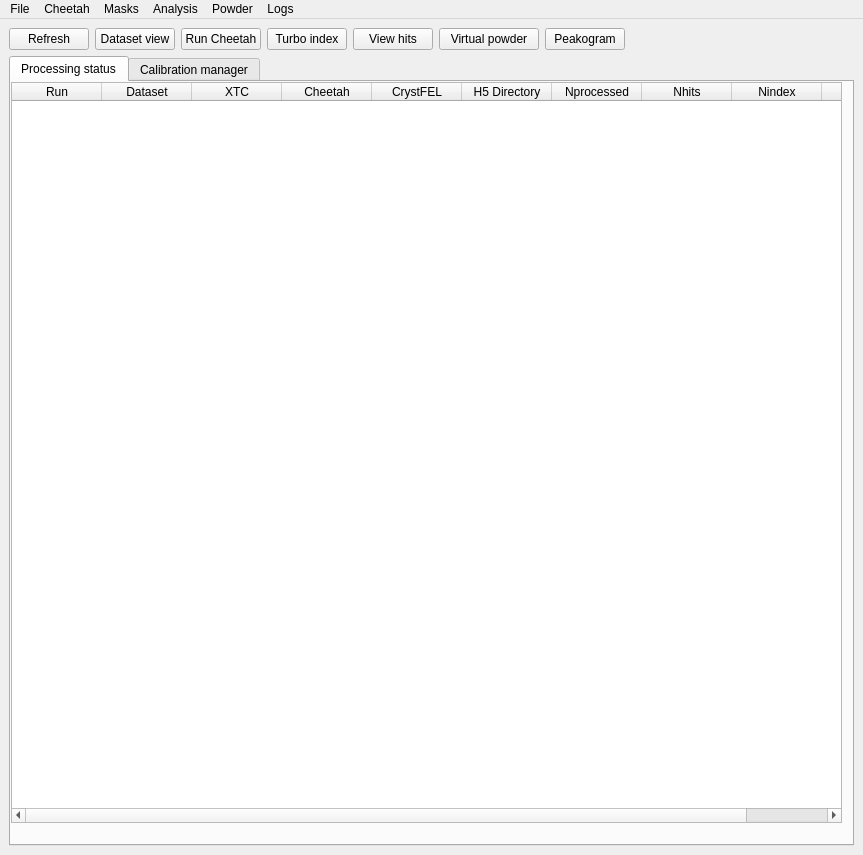
<?xml version="1.0" encoding="UTF-8"?>
<ui version="4.0">
 <class>MainWindow</class>
 <widget class="QMainWindow" name="MainWindow">
  <property name="geometry">
   <rect>
    <x>0</x>
    <y>0</y>
    <width>863</width>
    <height>855</height>
   </rect>
  </property>
  <property name="windowTitle">
   <string>MainWindow</string>
  </property>
  <widget class="QWidget" name="centralwidget">
   <layout class="QGridLayout" name="gridLayout">
    <item row="1" column="0">
     <layout class="QVBoxLayout" name="verticalLayout">
      <item>
       <layout class="QHBoxLayout" name="horizontalLayout">
        <property name="sizeConstraint">
         <enum>QLayout::SetFixedSize</enum>
        </property>
        <item>
         <widget class="QPushButton" name="button_refresh">
          <property name="sizePolicy">
           <sizepolicy hsizetype="Fixed" vsizetype="Fixed">
            <horstretch>0</horstretch>
            <verstretch>0</verstretch>
           </sizepolicy>
          </property>
          <property name="maximumSize">
           <size>
            <width>100</width>
            <height>32</height>
           </size>
          </property>
          <property name="text">
           <string>Refresh</string>
          </property>
         </widget>
        </item>
        <item>
         <widget class="QPushButton" name="button_view">
          <property name="sizePolicy">
           <sizepolicy hsizetype="Fixed" vsizetype="Fixed">
            <horstretch>0</horstretch>
            <verstretch>0</verstretch>
           </sizepolicy>
          </property>
          <property name="maximumSize">
           <size>
            <width>100</width>
            <height>16777215</height>
           </size>
          </property>
          <property name="text">
           <string>Dataset view</string>
          </property>
         </widget>
        </item>
        <item>
         <widget class="QPushButton" name="button_runCheetah">
          <property name="sizePolicy">
           <sizepolicy hsizetype="Fixed" vsizetype="Fixed">
            <horstretch>0</horstretch>
            <verstretch>0</verstretch>
           </sizepolicy>
          </property>
          <property name="maximumSize">
           <size>
            <width>100</width>
            <height>16777215</height>
           </size>
          </property>
          <property name="text">
           <string>Run Cheetah</string>
          </property>
         </widget>
        </item>
        <item>
         <widget class="QPushButton" name="button_index">
          <property name="enabled">
           <bool>true</bool>
          </property>
          <property name="sizePolicy">
           <sizepolicy hsizetype="Fixed" vsizetype="Fixed">
            <horstretch>0</horstretch>
            <verstretch>0</verstretch>
           </sizepolicy>
          </property>
          <property name="maximumSize">
           <size>
            <width>100</width>
            <height>16777215</height>
           </size>
          </property>
          <property name="text">
           <string>Turbo index</string>
          </property>
         </widget>
        </item>
        <item>
         <widget class="QPushButton" name="button_viewhits">
          <property name="sizePolicy">
           <sizepolicy hsizetype="Fixed" vsizetype="Fixed">
            <horstretch>0</horstretch>
            <verstretch>0</verstretch>
           </sizepolicy>
          </property>
          <property name="maximumSize">
           <size>
            <width>100</width>
            <height>16777215</height>
           </size>
          </property>
          <property name="text">
           <string>View hits</string>
          </property>
         </widget>
        </item>
        <item>
         <widget class="QPushButton" name="button_virtualpowder">
          <property name="enabled">
           <bool>true</bool>
          </property>
          <property name="sizePolicy">
           <sizepolicy hsizetype="Expanding" vsizetype="Fixed">
            <horstretch>0</horstretch>
            <verstretch>0</verstretch>
           </sizepolicy>
          </property>
          <property name="maximumSize">
           <size>
            <width>100</width>
            <height>16777215</height>
           </size>
          </property>
          <property name="text">
           <string>Virtual powder</string>
          </property>
         </widget>
        </item>
        <item>
         <widget class="QPushButton" name="button_virtualpowder_3">
          <property name="enabled">
           <bool>true</bool>
          </property>
          <property name="sizePolicy">
           <sizepolicy hsizetype="Fixed" vsizetype="Fixed">
            <horstretch>0</horstretch>
            <verstretch>0</verstretch>
           </sizepolicy>
          </property>
          <property name="maximumSize">
           <size>
            <width>100</width>
            <height>16777215</height>
           </size>
          </property>
          <property name="text">
           <string>Peakogram</string>
          </property>
         </widget>
        </item>
        <item>
         <spacer name="horizontalSpacer">
          <property name="orientation">
           <enum>Qt::Horizontal</enum>
          </property>
          <property name="sizeHint" stdset="0">
           <size>
            <width>40</width>
            <height>20</height>
           </size>
          </property>
         </spacer>
        </item>
       </layout>
      </item>
      <item>
       <layout class="QHBoxLayout" name="horizontalLayout2">
        <item>
         <widget class="QTabWidget" name="TabWidget">
          <property name="tabPosition">
           <enum>QTabWidget::North</enum>
          </property>
          <property name="tabShape">
           <enum>QTabWidget::Rounded</enum>
          </property>
          <property name="currentIndex">
           <number>0</number>
          </property>
          <widget class="QWidget" name="tab_status">
           <attribute name="title">
            <string>Processing status</string>
           </attribute>
           <widget class="QTableWidget" name="table_calibration">
            <property name="geometry">
             <rect>
              <x>0</x>
              <y>0</y>
              <width>831</width>
              <height>741</height>
             </rect>
            </property>
            <attribute name="horizontalHeaderDefaultSectionSize">
             <number>90</number>
            </attribute>
            <attribute name="horizontalHeaderHighlightSections">
             <bool>false</bool>
            </attribute>
            <column>
             <property name="text">
              <string>Run</string>
             </property>
            </column>
            <column>
             <property name="text">
              <string>Dataset</string>
             </property>
            </column>
            <column>
             <property name="text">
              <string>XTC</string>
             </property>
            </column>
            <column>
             <property name="text">
              <string>Cheetah</string>
             </property>
            </column>
            <column>
             <property name="text">
              <string>CrystFEL</string>
             </property>
            </column>
            <column>
             <property name="text">
              <string>H5 Directory</string>
             </property>
            </column>
            <column>
             <property name="text">
              <string>Nprocessed</string>
             </property>
            </column>
            <column>
             <property name="text">
              <string>Nhits</string>
             </property>
            </column>
            <column>
             <property name="text">
              <string>Nindex</string>
             </property>
            </column>
            <column>
             <property name="text">
              <string>Hitrate%</string>
             </property>
            </column>
           </widget>
          </widget>
          <widget class="QWidget" name="tab_calib">
           <attribute name="title">
            <string>Calibration manager</string>
           </attribute>
           <widget class="QTableWidget" name="table_calibration_2">
            <property name="geometry">
             <rect>
              <x>0</x>
              <y>0</y>
              <width>831</width>
              <height>741</height>
             </rect>
            </property>
            <attribute name="horizontalHeaderDefaultSectionSize">
             <number>90</number>
            </attribute>
            <attribute name="horizontalHeaderHighlightSections">
             <bool>false</bool>
            </attribute>
            <column>
             <property name="text">
              <string>Run</string>
             </property>
            </column>
            <column>
             <property name="text">
              <string>Dataset</string>
             </property>
            </column>
            <column>
             <property name="text">
              <string>cheetah.ini</string>
             </property>
            </column>
            <column>
             <property name="text">
              <string>Darkcal</string>
             </property>
            </column>
            <column>
             <property name="text">
              <string>Gaincal</string>
             </property>
            </column>
            <column>
             <property name="text">
              <string>Geometry</string>
             </property>
            </column>
            <column>
             <property name="text">
              <string>Badpixmask</string>
             </property>
            </column>
            <column>
             <property name="text">
              <string>Peakmask</string>
             </property>
            </column>
           </widget>
          </widget>
         </widget>
        </item>
       </layout>
      </item>
     </layout>
    </item>
   </layout>
  </widget>
  <widget class="QMenuBar" name="menuBar">
   <property name="geometry">
    <rect>
     <x>0</x>
     <y>0</y>
     <width>863</width>
     <height>22</height>
    </rect>
   </property>
   <widget class="QMenu" name="menuFile">
    <property name="title">
     <string>File</string>
    </property>
    <addaction name="menu_file_command"/>
    <addaction name="menu_file_startcrawler"/>
    <addaction name="menu_file_refreshtable"/>
    <addaction name="menu_file_autorefresh"/>
    <addaction name="separator"/>
    <addaction name="menu_file_quit"/>
   </widget>
   <widget class="QMenu" name="menuCheetah">
    <property name="title">
     <string>Cheetah</string>
    </property>
    <addaction name="menu_cheetah_processselected"/>
    <addaction name="menu_cheetah_relabel"/>
    <addaction name="menu_cheetah_autorun"/>
   </widget>
   <widget class="QMenu" name="menuAnalysis">
    <property name="title">
     <string>Analysis</string>
    </property>
    <addaction name="actionHit_rate_plot"/>
    <addaction name="actionResolution_plot"/>
    <addaction name="actionSaturation_check"/>
    <addaction name="actionPeakogram"/>
   </widget>
   <widget class="QMenu" name="menu_masks">
    <property name="title">
     <string>Masks</string>
    </property>
    <addaction name="menu_mask_badpixdark"/>
    <addaction name="menu_mask_badpixbright"/>
    <addaction name="menu_mask_combine"/>
    <addaction name="menu_mask_makecspadgain"/>
    <addaction name="menu_mask_translatecspadgain"/>
   </widget>
   <widget class="QMenu" name="menuPowder">
    <property name="title">
     <string>Powder</string>
    </property>
    <addaction name="actionPowderHits1"/>
    <addaction name="actionVirtual_powder_hits_class_1_detector_corrected_only"/>
    <addaction name="actionVirtual_powder_blanks_class_0_background_subtracted"/>
    <addaction name="actionVirtual_powder_blanks_class_0_detector_corrected_only"/>
    <addaction name="actionPeakfinder_virtual_powder_hits_class_1"/>
    <addaction name="actionPeakfinder_virtual_powder_blanks_class_0"/>
   </widget>
   <widget class="QMenu" name="menuLogs">
    <property name="title">
     <string>Logs</string>
    </property>
    <addaction name="actionBatch_log_file"/>
    <addaction name="actionCheetah_log_file"/>
    <addaction name="actionCheetah_status_file"/>
   </widget>
   <addaction name="menuFile"/>
   <addaction name="menuCheetah"/>
   <addaction name="menu_masks"/>
   <addaction name="menuAnalysis"/>
   <addaction name="menuPowder"/>
   <addaction name="menuLogs"/>
  </widget>
  <action name="menu_file_autorefresh">
   <property name="text">
    <string>Auto refresh table</string>
   </property>
  </action>
  <action name="menu_file_refreshtable">
   <property name="text">
    <string>Refresh table</string>
   </property>
  </action>
  <action name="menu_file_startcrawler">
   <property name="text">
    <string>Start crawler</string>
   </property>
  </action>
  <action name="menu_file_command">
   <property name="text">
    <string>Unlock command operations</string>
   </property>
  </action>
  <action name="menu_file_quit">
   <property name="text">
    <string>Quit</string>
   </property>
  </action>
  <action name="menu_mask_badpixdark">
   <property name="text">
    <string>Make bad pixel mask from darkcal</string>
   </property>
  </action>
  <action name="menu_mask_badpixbright">
   <property name="text">
    <string>Make bad pixel mask from brightfield</string>
   </property>
  </action>
  <action name="actionDefault_particle_display_settings">
   <property name="text">
    <string>Default particle display settings</string>
   </property>
  </action>
  <action name="actionHistogram_clip">
   <property name="checkable">
    <bool>true</bool>
   </property>
   <property name="checked">
    <bool>true</bool>
   </property>
   <property name="text">
    <string>Histogram clip</string>
   </property>
  </action>
  <action name="actionAuto_scale_levels">
   <property name="checkable">
    <bool>true</bool>
   </property>
   <property name="checked">
    <bool>true</bool>
   </property>
   <property name="text">
    <string>Clamp histogram scale </string>
   </property>
  </action>
  <action name="menu_cheetah_processselected">
   <property name="text">
    <string>Process selected runs</string>
   </property>
  </action>
  <action name="menu_cheetah_relabel">
   <property name="text">
    <string>Label or relable dataset</string>
   </property>
  </action>
  <action name="menu_cheetah_autorun">
   <property name="text">
    <string>Autorun when new data is ready</string>
   </property>
  </action>
  <action name="menu_mask_combine">
   <property name="text">
    <string>Combine masks</string>
   </property>
  </action>
  <action name="menu_mask_makecspadgain">
   <property name="text">
    <string>Create CSPAD gain map</string>
   </property>
  </action>
  <action name="menu_mask_translatecspadgain">
   <property name="text">
    <string>Translate CSPAD gain map</string>
   </property>
  </action>
  <action name="actionPeakogram">
   <property name="text">
    <string>Peakogram</string>
   </property>
  </action>
  <action name="actionSaturation_check">
   <property name="text">
    <string>Saturation check</string>
   </property>
  </action>
  <action name="actionHit_rate_plot">
   <property name="text">
    <string>Hit rate plot</string>
   </property>
  </action>
  <action name="actionResolution_plot">
   <property name="text">
    <string>Resolution plot</string>
   </property>
  </action>
  <action name="actionPowderHits1">
   <property name="text">
    <string>Virtual powder hits (class 1, background subtracted)</string>
   </property>
  </action>
  <action name="actionVirtual_powder_hits_class_1_detector_corrected_only">
   <property name="text">
    <string>Virtual powder hits (class 1, detector corrected only)</string>
   </property>
  </action>
  <action name="actionVirtual_powder_blanks_class_0_background_subtracted">
   <property name="text">
    <string>Virtual powder blanks (class 0, background subtracted)</string>
   </property>
  </action>
  <action name="actionVirtual_powder_blanks_class_0_detector_corrected_only">
   <property name="text">
    <string>Virtual powder blanks (class 0, detector corrected only)</string>
   </property>
  </action>
  <action name="actionPeakfinder_virtual_powder_hits_class_1">
   <property name="text">
    <string>Peakfinder virtual powder hits (class 1)</string>
   </property>
  </action>
  <action name="actionPeakfinder_virtual_powder_blanks_class_0">
   <property name="text">
    <string>Peakfinder virtual powder blanks (class 0)</string>
   </property>
  </action>
  <action name="actionBatch_log_file">
   <property name="text">
    <string>Batch log file</string>
   </property>
  </action>
  <action name="actionCheetah_log_file">
   <property name="text">
    <string>Cheetah log file</string>
   </property>
  </action>
  <action name="actionCheetah_status_file">
   <property name="text">
    <string>Cheetah status file</string>
   </property>
  </action>
 </widget>
 <resources/>
 <connections/>
</ui>
